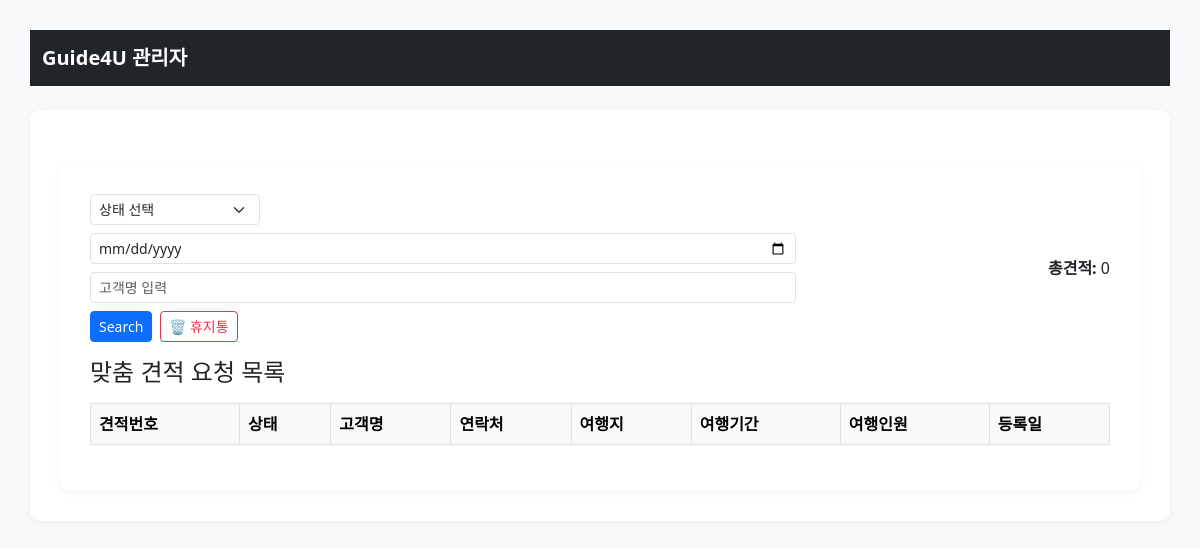
/admin/quotes, run on an earlier commit of the app's database.
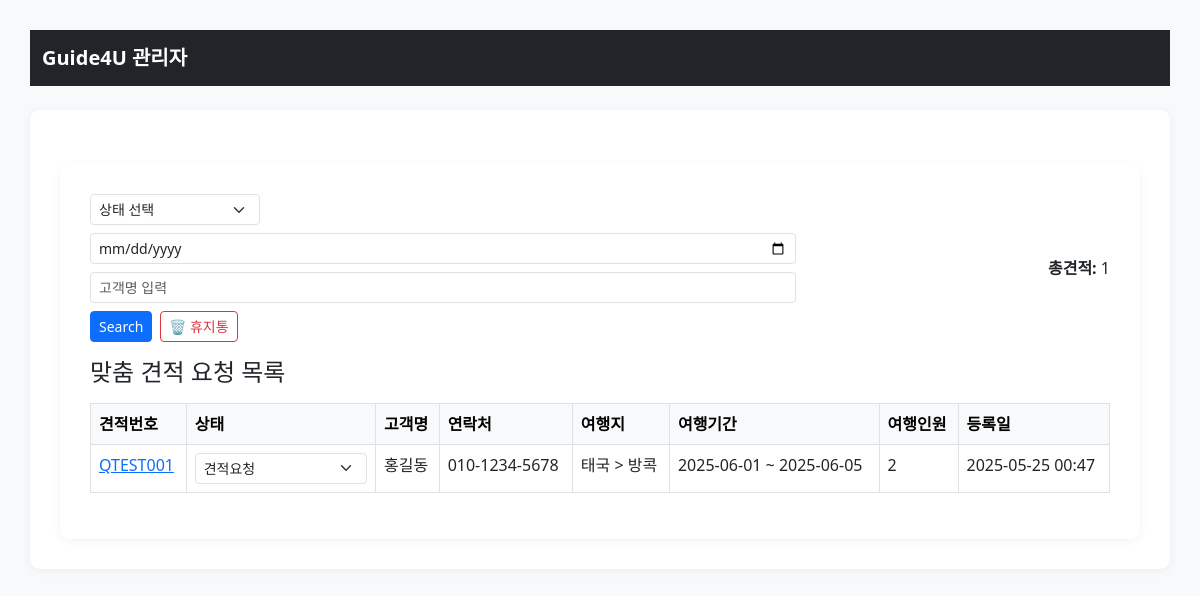
And on a later commit of the database.
### models.py (models this page shows)
class Quote(db.Model):
    __tablename__ = 'quotes'
    id = db.Column(db.Integer, primary_key=True)
    quote_number = db.Column(db.String(20), unique=True, nullable=False)
    customer_name = db.Column(db.String(100), nullable=False)
    phone = db.Column(db.String(20), nullable=False)
    email = db.Column(db.String(100))
    country = db.Column(db.String(50))
    region = db.Column(db.String(50))
    product = db.Column(db.String(100))
    product_name = db.Column(db.String(100))
    destination = db.Column(db.String(100))
    travel_period = db.Column(db.String(50))  # "출발일 ~ 도착일" 형태의 문자열
    start_date = db.Column(db.String(20))
    end_date = db.Column(db.String(20))
    adult = db.Column(db.Integer)
    child = db.Column(db.Integer)
    infant = db.Column(db.Integer)
    flight_status = db.Column(db.String(50))
    flight_detail = db.Column(db.String(100))
    departure_airport = db.Column(db.String(50))  # ✅ 출발 공항 필드 추가
    resort_status = db.Column(db.String(50))
    resort_name = db.Column(db.String(100))
    resort_style = db.Column(db.String(100))
    requirements = db.Column(db.Text)
    status = db.Column(db.String(50), default="견적요청")
    created_at = db.Column(db.DateTime, default=datetime.utcnow)

### routes/admin_dashboard.py (the view)
@admin_dashboard_bp.route("/quotes")
def admin_quotes():
    quotes = Quote.query.order_by(Quote.created_at.desc()).all()
    return render_template("admin/quotes.html", quotes=quotes)

### templates/admin/quotes.html (shortened to what this page needs)
{% extends "admin/layout.html" %}
{% block content %}
<div class="container mt-4">
  <form method="GET" class="d-flex justify-content-between align-items-center mb-3">
    <div class="d-flex gap-2 align-items-center flex-wrap">
      <select name="status" class="form-select form-select-sm" style="width: 170px;">
        <option value="">상태 선택</option>
      </select>
      <input type="date" name="request_date" class="form-control form-control-sm" placeholder="견적 요청일">
      <input type="text" name="customer_name" class="form-control form-control-sm" placeholder="고객명 입력">
      <button type="submit" class="btn btn-sm btn-primary">Search</button>
      <a href="?status=견적삭제 (휴지통)" class="btn btn-sm btn-outline-danger">🗑 휴지통</a>
    </div>
    <div class="ms-3"><strong>총견적:</strong> {{ quotes|length }}</div>
  </form>
  <h4 class="mb-3">맞춤 견적 요청 목록</h4>
  <table class="table table-bordered table-hover">
    <thead class="table-light">
      <tr>
        <th>견적번호</th>
        <th>상태</th>
        <th>고객명</th>
        <th>연락처</th>
        <th>여행지</th>
        <th>여행기간</th>
        <th>여행인원</th>
        <th>등록일</th>
      </tr>
    </thead>
    <tbody>
      {% for q in quotes %}
      <tr>
        <td>
          <a href="{{ url_for('admin_quote.create_estimate', quote_id=q.id) }}">
            {{ q.quote_number }}
          </a>
        </td>
        <td>
          <select class="form-select form-select-sm status-select" data-id="{{ q.id }}">
            {% for s in [
              '견적요청', '상담중', '견적완료 (발송 완료)',
              '견적완료 (발송 대기)', '견적보류', '예약금 입금 완료', '견적삭제 (휴지통)'
            ] %}
              <option value="{{ s }}" {% if q.status == s %}selected{% endif %}>{{ s }}</option>
            {% endfor %}
          </select>
        </td>
        <td>{{ q.customer_name }}</td>
        <td>{{ q.phone }}</td>
        <td>{{ q.country }} > {{ q.region }}</td>
        <td>{{ q.travel_period }}</td>
        <td>{{ q.adult + q.child + q.infant }}</td>
        <td>{{ q.created_at.strftime('%Y-%m-%d %H:%M') }}</td>
      </tr>
      {% endfor %}
    </tbody>
  </table>
</div>
{% endblock %}

### templates/admin/layout.html (shortened to what this page needs)
<!DOCTYPE html>
<html lang="ko">
<head>
  <link href="https://cdn.jsdelivr.net/npm/bootstrap@5.3.0/dist/css/bootstrap.min.css" rel="stylesheet" />
</head>
<body>
  <nav class="navbar navbar-expand-lg navbar-dark bg-dark mb-4">
    <div class="container-fluid">
      <a class="navbar-brand" href="/admin">Guide4U 관리자</a>
    </div>
  </nav>
  <div class="container">
    {% block content %}
    {% endblock %}
  </div>
</body>
</html>

### templates/admin/layout.html (style rules this page uses)
body { padding: 30px; background-color: #f8f9fa; }
table th, table td { text-align: left !important; }
.navbar-brand { font-weight: bold; }
.container { background-color: white; padding: 30px; border-radius: 10px; box-shadow: 0 2px 10px rgba(0, 0, 0, 0.05); }

What changed in the data, as far as the page shows it:
added Quote: quote_number "QTEST001", status+id "견적요청", customer_name "홍길동", phone "010-1234-5678", country "태국", region "방콕", travel_period "2025-06-01 ~ 2025-06-05", q.adult+q.child+q.infant "2", created_at "2025-05-25 00:47"
Also different on the page:
{{ quotes|length }}: "0" → "1"
